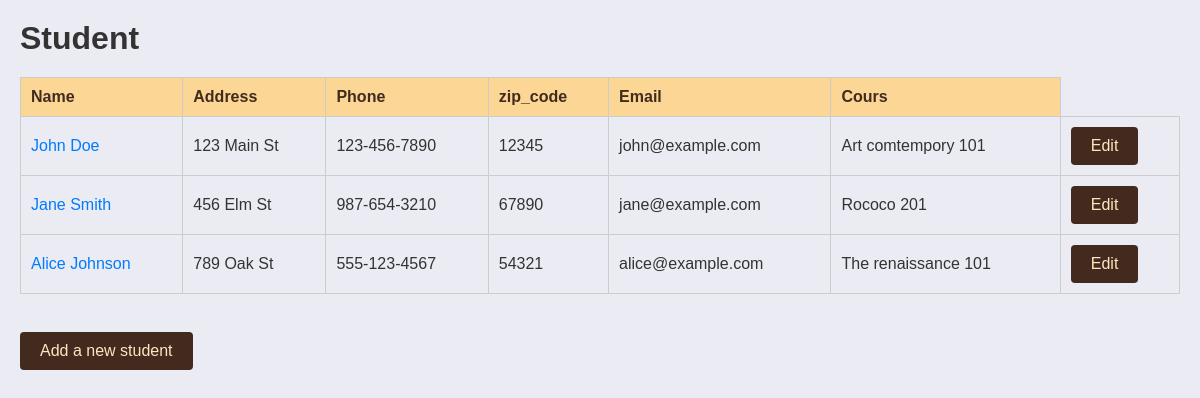
The page / on the database its author committed.
### tables this page shows
CREATE TABLE etudiant (
    id INT AUTO_INCREMENT,
    name VARCHAR(40) NOT NULL,
    address VARCHAR(40),
    phone VARCHAR(20),
    zip_code VARCHAR(10),
    email VARCHAR(40),
    cours VARCHAR(100),
    PRIMARY KEY (id)
);

### Classe/CRUD.php (called while the page is built, shortened)
<?php
class CRUD extends PDO{
    public function select($table, $field= 'id', $order = 'ASC'){
        $sql = "SELECT * FROM $table ORDER BY $field $order";
        $stmt = $this->query($sql);
        return $stmt->fetchAll();
    }
}
?>

### index.php (the view, shortened to what this page needs)
<?php
require_once('Classe/CRUD.php');
$crud = new CRUD;
$select = $crud->select('etudiant');
?>
<!DOCTYPE html>
<html lang="en">
<head>
    <link rel="stylesheet" href="css/style.css">
</head>
<body>
    <h1>Student</h1>
    <table>
        <thead>
            <tr>
                <th>Name</th>
                <th>Address</th>
                <th>Phone</th>
                <th>zip_code</th>
                <th>Email</th>
                <th>Cours</th>
            </tr>
        </thead>
        <tbody>
            <?php
            foreach($select as $row) {
                ?>
                <tr>
                    <td><a href="student-show.php?id=<?=$row['id'];?>"><?=$row['name']; ?></a></td>
                    <td><?=$row['address']; ?></td>
                    <td><?=$row['phone']; ?></td>
                    <td><?=$row['zip_code']; ?></td>
                    <td><?=$row['email']; ?></td>
                    <td><?=$row['cours']; ?></td>
                    <td><a class="btn" href="student-show.php?id=<?= $row['id'];?>">Edit</a></td>
                </tr>
            <?php
            }
            ?>
        </tbody>
    </table>
    <br>
    <a href="student-create.php" class="btn">Add a new student</a>
</body>
</html>

### css/style.css (style rules this page uses)
body, h1, h2, p, table, th, td, label, input, button, a { margin: 0; padding: 0; box-sizing: border-box; font-family: Arial, sans-serif; }
body { padding: 20px; background-color: #ebebf3; color: #333; }
h1, h2 { color: #333; margin-bottom: 20px; }
table { width: 100%; border-collapse: collapse; margin-bottom: 20px; }
th, td { border: 1px solid #ccc; padding: 10px; text-align: left; }
th { background-color: #fbd694; color: #422b1e; }
td a { color: #007bff; text-decoration: none; }
a.btn { display: inline-block; padding: 10px 20px; border-radius: 4px; background-color: #422b1e; color: #fce6bf; text-align: center; text-decoration: none; font-size: 16px; }

### rows shown on the page
etudiant: name "John Doe", address "123 Main St", phone "123-456-7890", zip_code "12345", email "john@example.com", cours "Art comtempory 101"
etudiant: name "Jane Smith", address "456 Elm St", phone "987-654-3210", zip_code "67890", email "jane@example.com", cours "Rococo 201"
etudiant: name "Alice Johnson", address "789 Oak St", phone "555-123-4567", zip_code "54321", email "alice@example.com", cours "The renaissance 101"
